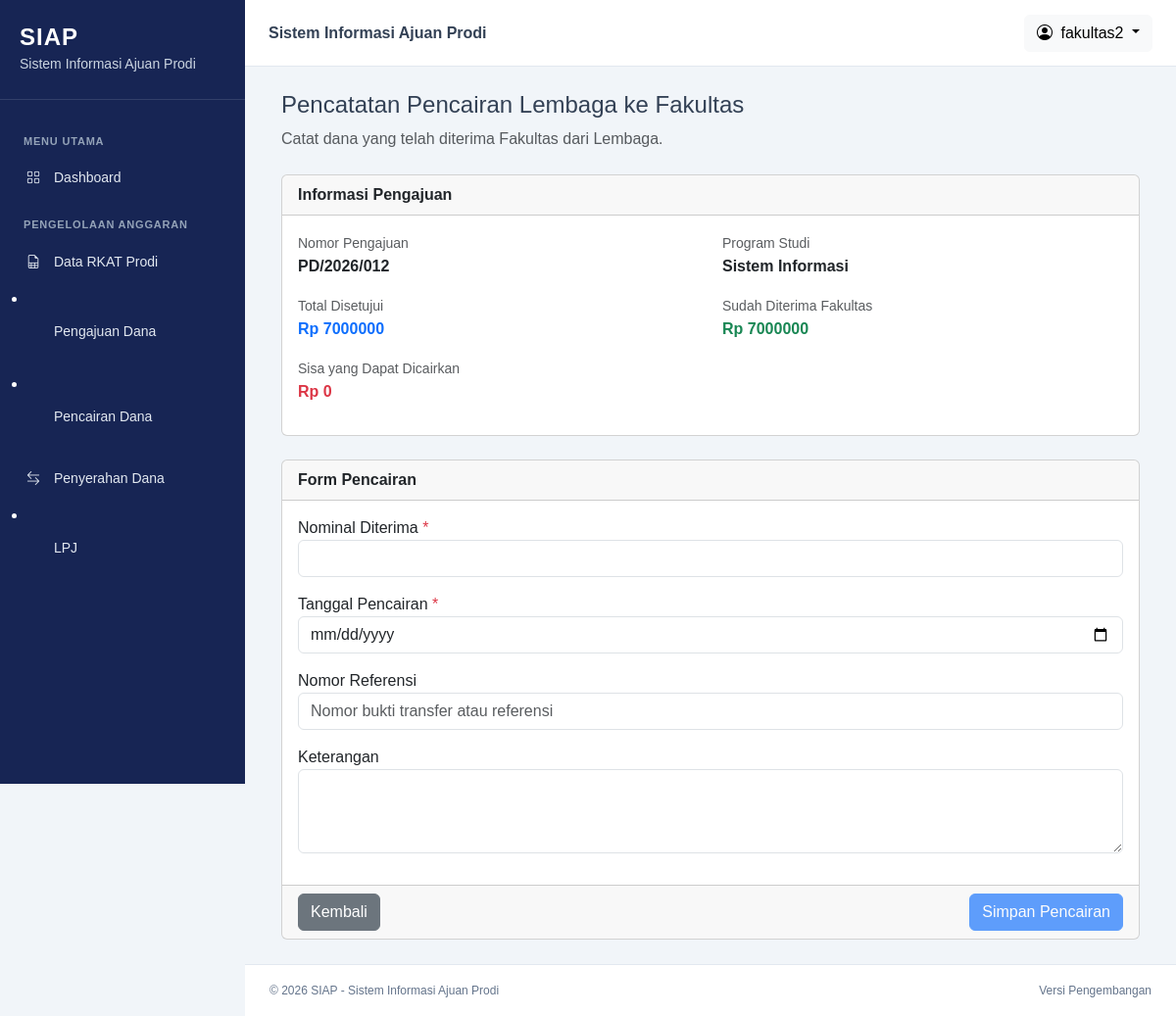
The page /pencairan-dana/12/pencairan/tambah/ (signed in) on the database its author committed.
### apps/fund_requests/models.py (models this page shows, shortened)
class FundRequest(TimeStampedModel):
    class Status(models.TextChoices):
        DRAFT = "DRAFT", "Draft"
        SUBMITTED = "SUBMITTED", "Diajukan ke Fakultas"
        REVISION = "REVISION", "Perlu Revisi"
        FACULTY_CHECKED = "FACULTY_CHECKED", "Diperiksa Fakultas"
        FORWARDED = "FORWARDED", "Diteruskan ke Lembaga"
        APPROVED = "APPROVED", "Disetujui Lembaga"
        PARTIALLY_APPROVED = "PARTIALLY_APPROVED", "Disetujui Sebagian"
        REJECTED = "REJECTED", "Ditolak"
        CANCELLED = "CANCELLED", "Dibatalkan"
    study_program = models.ForeignKey(
        StudyProgram,
        on_delete=models.PROTECT,
        related_name="fund_requests",
        verbose_name="Program Studi",
    )
    budget_year = models.ForeignKey(
        BudgetYear,
        on_delete=models.PROTECT,
        related_name="fund_requests",
        verbose_name="Tahun Anggaran",
    )
    request_number = models.CharField(
        max_length=50,
        unique=True,
        verbose_name="Nomor Pengajuan",
    )
    subject = models.CharField(
        max_length=255,
        verbose_name="Perihal Pengajuan",
    )
    letter_date = models.DateField(
        default=timezone.localdate,
        verbose_name="Tanggal Surat",
    )
    created_by = models.ForeignKey(
        settings.AUTH_USER_MODEL,
        on_delete=models.PROTECT,
        related_name="created_fund_requests",
    )
    status = models.CharField(
        max_length=30,
        choices=Status.choices,
        default=Status.DRAFT,
    )
    submitted_at = models.DateTimeField(null=True, blank=True)
    notes = models.TextField(blank=True)
    class Meta:
        db_table = "fund_requests"
        ordering = ["-created_at"]
        verbose_name = "Pengajuan Dana"
        verbose_name_plural = "Pengajuan Dana"
    @property
    def approved_total(self):
        return self.activities.aggregate(
            total=Sum("approved_amount")
        )["total"] or 0

### apps/master_data/models.py (models this page shows, shortened)
class TimeStampedModel(models.Model):
    created_at = models.DateTimeField(auto_now_add=True)
    updated_at = models.DateTimeField(auto_now=True)
    class Meta:
        abstract = True

class StudyProgram(TimeStampedModel):
    faculty = models.ForeignKey(
        Faculty,
        on_delete=models.PROTECT,
        related_name="study_programs"
    )
    name = models.CharField(
        max_length=150,
        verbose_name="Nama Program Studi"
    )
    code = models.CharField(
        max_length=20,
        unique=True,
        verbose_name="Kode Program Studi"
    )
    class Meta:
        db_table = "master_study_program"
        ordering = ["name"]
        verbose_name = "Program Studi"
        verbose_name_plural = "Program Studi"

### apps/disbursements/views.py (the view, shortened to what this page needs)
@login_required
@require_http_methods(["GET", "POST"])
def institution_disbursement_create(request, request_id):
    if request.user.profile.role != UserProfile.Role.FAKULTAS:
        return HttpResponseForbidden(
            "Hanya Fakultas yang dapat mencatat pencairan."
        )
    fund_request = get_object_or_404(
        get_approved_fund_requests_for_faculty(request.user),
        pk=request_id,
    )
    summary = get_disbursement_summary(fund_request)
    return render(
        request,
        "disbursements/institution_form.html",
        {
            "fund_request": fund_request,
            "summary": summary,
        },
    )

### apps/disbursements/services.py (called while the page is built)
def get_institution_received_total(fund_request):
    return (
        InstitutionDisbursement.objects
        .filter(fund_request=fund_request)
        .aggregate(total=Sum("amount"))["total"]
        or Decimal("0")
    )

def get_faculty_handover_total(fund_request):
    return (
        FacultyHandover.objects
        .filter(fund_request=fund_request)
        .aggregate(total=Sum("amount"))["total"]
        or Decimal("0")
    )

def get_disbursement_summary(fund_request):
    approved = Decimal(str(fund_request.approved_total))
    received = get_institution_received_total(fund_request)
    handed_over = get_faculty_handover_total(fund_request)
    return {
        "approved_total": approved,
        "received_total": received,
        "handed_over_total": handed_over,
        "remaining_at_institution": approved - received,
        "remaining_at_faculty": received - handed_over,
        "remaining_to_be_handed_over": received - handed_over,
    }

### apps/disbursements/views.py (called while the page is built)
def get_approved_fund_requests_for_faculty(user):
    return (
        FundRequest.objects
        .filter(
            study_program__faculty_id=user.profile.faculty_id,
            status__in=APPROVED_STATUSES,
        )
        .select_related(
            "study_program",
            "study_program__faculty",
            "budget_year",
        )
        .order_by("-created_at")
    )

### templates/disbursements/institution_form.html (shortened to what this page needs)
{% extends "master/base.html" %}
{% block content %}
<div class="container-fluid">
    <div class="mb-4">
        <h4>Pencatatan Pencairan Lembaga ke Fakultas</h4>
        <p class="text-muted mb-0">
            Catat dana yang telah diterima Fakultas dari Lembaga.
        </p>
    </div>
    <div class="card mb-4">
        <div class="card-header">
            <strong>Informasi Pengajuan</strong>
        </div>
        <div class="card-body">
            <div class="row">
                <div class="col-md-6 mb-3">
                    <small class="text-muted">Nomor Pengajuan</small>
                    <div class="fw-bold">
                        {{ fund_request.request_number }}
                    </div>
                </div>
                <div class="col-md-6 mb-3">
                    <small class="text-muted">Program Studi</small>
                    <div class="fw-bold">
                        {{ fund_request.study_program.name }}
                    </div>
                </div>
                <div class="col-md-6 mb-3">
                    <small class="text-muted">Total Disetujui</small>
                    <div class="fw-bold text-primary">
                        Rp {{ summary.approved_total|floatformat:0 }}
                    </div>
                </div>
                <div class="col-md-6 mb-3">
                    <small class="text-muted">Sudah Diterima Fakultas</small>
                    <div class="fw-bold text-success">
                        Rp {{ summary.received_total|floatformat:0 }}
                    </div>
                </div>
                <div class="col-md-6 mb-3">
                    <small class="text-muted">Sisa yang Dapat Dicairkan</small>
                    <div class="fw-bold text-danger">
                        Rp {{ summary.remaining_at_institution|floatformat:0 }}
                    </div>
                </div>
            </div>
        </div>
    </div>
    <div class="card">
        <div class="card-header">
            <strong>Form Pencairan</strong>
        </div>
        <form method="POST">
            <div class="card-body">
                <div class="form-group mb-3">
                    <label>
                        Nominal Diterima
                        <span class="text-danger">*</span>
                    </label>
                    <input type="number"
                           name="amount"
                           class="form-control"
                           min="0.01"
                           max="{{ summary.remaining_at_institution }}"
                           step="0.01"
                           required>
                </div>
                <div class="form-group mb-3">
                    <label>
                        Tanggal Pencairan
                        <span class="text-danger">*</span>
                    </label>
                    <input type="date"
                           name="disbursed_at"
                           class="form-control"
                           required>
                </div>
                <div class="form-group mb-3">
                    <label>Nomor Referensi</label>
                    <input type="text"
                           name="reference_number"
                           class="form-control"
                           placeholder="Nomor bukti transfer atau referensi">
                </div>
                <div class="form-group mb-3">
                    <label>Keterangan</label>
                    <textarea name="notes"
                              class="form-control"
                              rows="3"></textarea>
                </div>
            </div>
            <div class="card-footer d-flex justify-content-between">
                <a href="{% url 'disbursements:index' %}"
                   class="btn btn-secondary">
                    Kembali
                </a>
                <button type="submit"
                        class="btn btn-primary"
                        {% if summary.remaining_at_institution <= 0 %}disabled{% endif %}
                        onclick="return confirm('Simpan pencatatan pencairan dana ini?')">
                    Simpan Pencairan
                </button>
            </div>
        </form>
    </div>
</div>
{% endblock %}

### templates/master/navbar.html (shortened to what this page needs)
<header class="top-navbar d-flex align-items-center justify-content-between">
    <div class="d-flex align-items-center gap-3">
        <div>
            <span class="fw-semibold">Sistem Informasi Ajuan Prodi</span>
        </div>
    </div>
    <div class="dropdown">
        <button
            class="btn btn-light dropdown-toggle"
            type="button"
            data-bs-toggle="dropdown"
        >
            <i class="bi bi-person-circle me-1"></i>
            {{ request.user.username }}
        </button>
    </div>
</header>

### static/css/style.css (style rules this page uses)
:root { --siap-primary: #2563eb; --siap-sidebar: #172554; --siap-sidebar-hover: #1e3a8a; --siap-background: #f1f5f9; --siap-text: #334155; }
* { box-sizing: border-box; }
body { margin: 0; font-family: Arial, Helvetica, sans-serif; background: var(--siap-background); color: var(--siap-text); }
.top-navbar { min-height: 68px; padding: 12px 24px; background: #fff; border-bottom: 1px solid #e2e8f0; }

### rows shown on the page
FundRequest: request_number "PD/2026/012", study_program.name "Sistem Informasi"

### other values the page prints
{{ request.user.username }} "fakultas2"
{{ summary.approved_total|floatformat:0 }} "7000000"
{{ summary.received_total|floatformat:0 }} "7000000"
{{ summary.remaining_at_institution|floatformat:0 }} "0"
